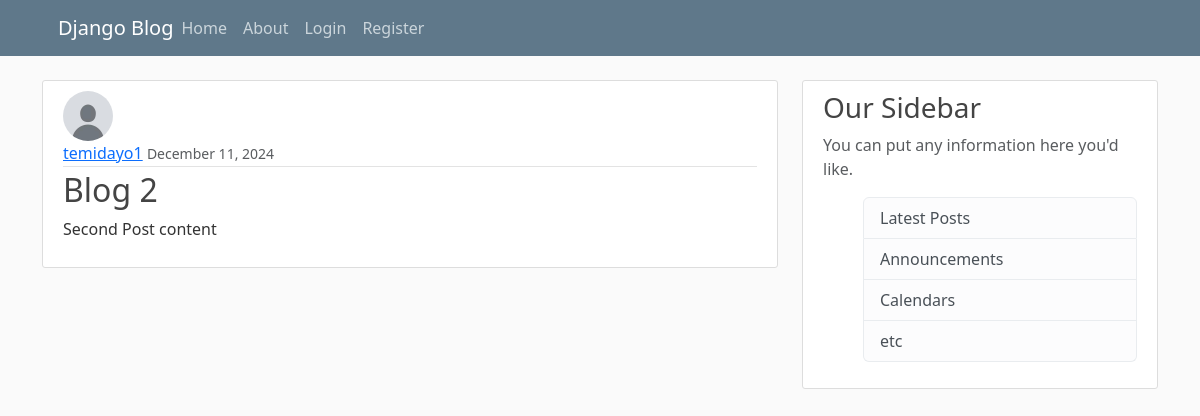
Screenshot of /post/3 with the database file from the repository.
### blogsite/models.py (models this page shows, shortened)
class post(models.Model):
    title = models.CharField(max_length=100)
    content = models.TextField()
    date_posted = models.DateTimeField(default=timezone.now)
    author = models.ForeignKey(User,on_delete=models.CASCADE)

### users/models.py (models this page shows, shortened)
class Profile(models.Model):
    user = models.OneToOneField(User,on_delete=models.CASCADE)
    image = models.ImageField(default='default.jpg',upload_to='profile_pics')
    bio = models.TextField(300)

### blogsite/views.py (the view)
# urls.py: path('post/<int:pk>',PostDetailView.as_view(),name='post-detail' ),
class PostDetailView(DetailView):
    model = post

### blogsite/templates/blogsite/post_detail.html (shortened to what this page needs)
{% extends "blogsite/base.html" %}
{% block content %}
    <article class="media content-section">
        <img class="rounded-circle article-image" src="{{object.author.profile.image.url}}">
        <div class="media-body">
          <div class="article-metadata">
            <a class="mr-2" href="{% url 'user-post' object.author.username %}">{{ object.author.username }}</a>
            <small class="text-muted">{{ object.date_posted|date:"F d, Y" }}</small>
          </div>
          <h2 class="article-title">{{ object.title }}</h2>
          <p class="article-content">{{ object.content }}</p>
        </div>
      </article>
{% endblock content %}

### blogsite/static/blogsite/main.css (style rules this page uses)
body { background: #fafafa; color: #333333; margin-top: 5rem; }
h1, h2, h3, h4, h5, h6 { color: #444444; }
.content-section { background: #ffffff; padding: 10px 20px; border: 1px solid #dddddd; border-radius: 3px; margin-bottom: 20px; }
.article-title { color: #444444; }
.article-content { white-space: pre-line; }
.article-metadata { padding-bottom: 1px; margin-bottom: 4px; border-bottom: 1px solid #e3e3e3 }

### blogsite/templates/blogsite/post_detail.html (style rules this page uses)
.article-image { width: 50px; height: 50px; object-fit: cover; }

### rows the page displays
post: author.profile.image (placeholder picture), author.username "temidayo1", date_posted "December 11, 2024", title "Blog 2", content "Second Post content"
